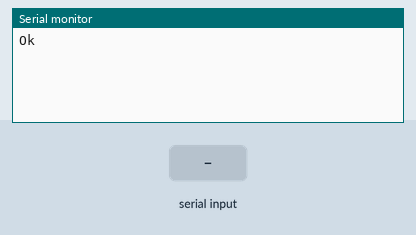
Recording of a sketch running on a simulated Arduino Uno, built with avr-gcc and run on an emulated ATmega328P. Shown: the last lines printed to the serial monitor. Inputs (shaded band) come from the test bench.

Above: at 1.2 s.
1.3 s: "1" received over the second serial link
At 2.2 s:
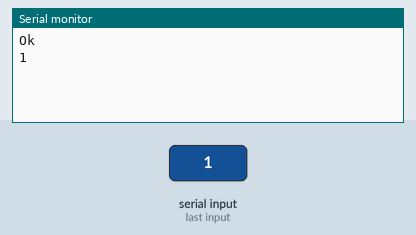
2.8 s: "0" received over the second serial link
At 3.3 s:
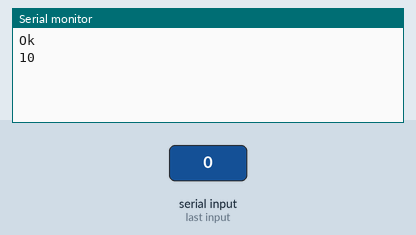

The sketch:

bluetooth.ino
```cpp
#include<SoftwareSerial.h>

SoftwareSerial miBT(10,11);

void setup()
{
  Serial.begin(9600);
  Serial.println("Ok");
  miBT.begin(38400);
}

void loop()
{
  if (miBT.available())
  Serial.write(miBT.read());

  if(Serial.available())
  miBT.write(Serial.read());
}
```

Measured:
- after the input at 1.3 s, the serial monitor: prints a new line at once (image 1)
- after the input at 2.8 s, the serial monitor: prints a new line at once (image 2)
